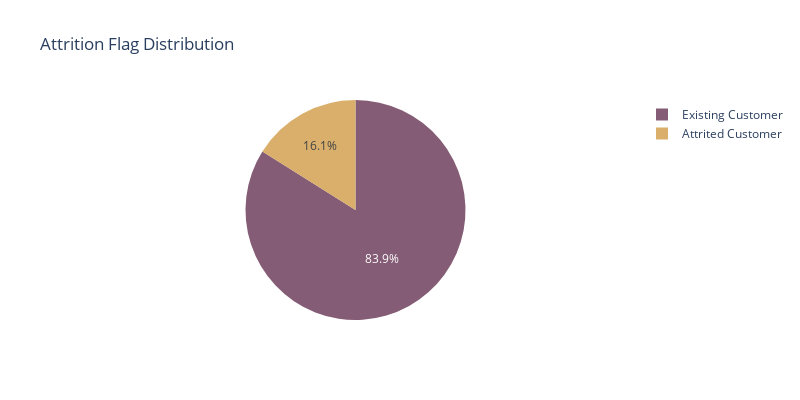

Here is the notebook cell this chart was saved with:
### Markdown cell above
Categorical Data Exploration

### Code cell
# Attrition_Flag Distribution

Attrition_count = df_drop['Attrition_Flag'].value_counts()

fig = plt.figure(figsize= (9,4))
sns.countplot(data = df_drop,
              x = "Attrition_Flag",
              palette="magma",
              order = df_drop["Attrition_Flag"].value_counts(ascending=False).index
              )


attrition_dist = px.pie(df_drop, names=df['Attrition_Flag'].value_counts().index, 
             title='Attrition Flag Distribution',
             color_discrete_sequence= px.colors.qualitative.Antique,
             values = df_drop['Attrition_Flag'].value_counts().values,
             width=800, height=400
            )

attrition_dist

### Figure 1 — Plotly figure (JSON) as saved in the notebook; plotly's stock layout.template omitted (floating-point values rounded to 4 significant figures)
{"data": [{"domain": {"x": [0, 1], "y": [0, 1]}, "hovertemplate": "label=%{label}<br>value=%{value}<extra></extra>", "labels": ["Existing Customer", "Attrited Customer"], "legendgroup": "", "name": "", "showlegend": true, "type": "pie", "values": [8500, 1627]}], "layout": {"height": 400, "legend": {"tracegroupgap": 0}, "piecolorway": ["rgb(133, 92, 117)", "rgb(217, 175, 107)", "rgb(175, 100, 88)", "rgb(115, 111, 76)", "rgb(82, 106, 131)", "rgb(98, 83, 119)", "rgb(104, 133, 92)", "rgb(156, 156, 94)", "rgb(160, 97, 119)", "rgb(140, 120, 93)", "rgb(124, 124, 124)"], "title": {"text": "Attrition Flag Distribution"}, "width": 800}}
